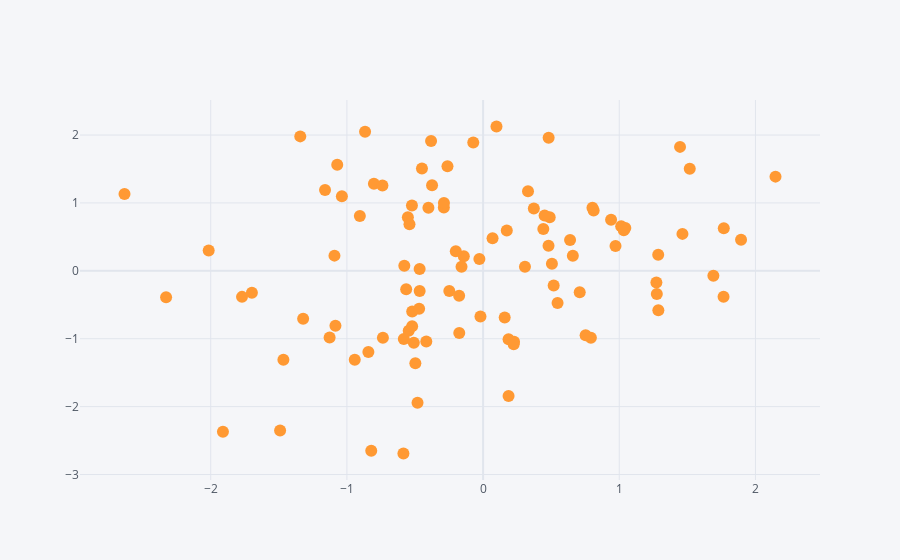

The code cell stored with this chart in its notebook:
### Code cell
df.iplot(x = "A", y = "B",mode = "markers")
